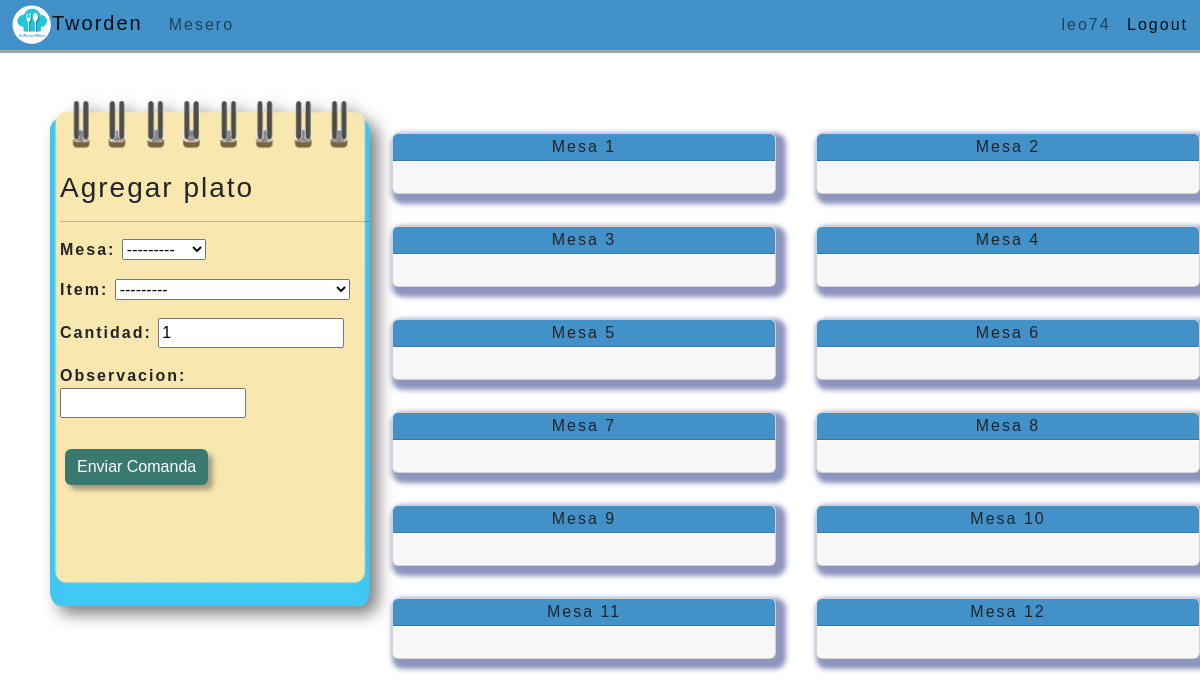
/mesas (signed in), run on the app's committed database.
### paginas/models.py (models this page shows, shortened)
class Ordenmesa(models.Model):
    id = models.AutoField(primary_key=True)
    mesa = models.ForeignKey(Mesas, on_delete=models.CASCADE)
    date= models.DateTimeField(auto_now_add=True)

### paginas/views.py (the view)
# urls.py: path('mesas', views.mesero_mesas, name='mesero_mesas'),
@login_required(login_url='/accounts/login/')
def mesero_mesas(request):
    orden= Ordenmesas.objects.all()
    ordenmesa= Ordenmesa.objects.all()
    mesas=Mesas.objects.all()
    if request.method == 'GET':
            formulariom = Ordenmesasform()
    else:
            formulariom = Ordenmesasform(request.POST)
            if formulariom.is_valid():
                formulariom.save()
                return redirect('mesero_mesas')
    context= {
    'orden': orden ,
    'ordenmesa': ordenmesa,
    'mesas': mesas,
    'formulariom': formulariom,
    }
    return render(request, 'mesero-mesas.html', context)

### paginas/forms.py
class Ordenmesasform(forms.ModelForm):
    class Meta:
        model=Ordenmesas
        fields=('__all__')

### paginas/models.py (called while the page is built)
    def __str__(self):
        mostrar= self.nombre_plato
        return mostrar

    def __str__(self):
        return self.nombre_mesa

### paginas/templates/mesero-mesas.html (shortened to what this page needs)
{% extends "base.html" %}
{% block contenido %}
{% load static %}
<div id="todo">
  <div class="container2 mt-5" style="display: inline-block;">
  <div class="row">
      <div class="cole " style="width:30rem">
        <div class="ventana-mesa3  border-none" style="max-width: 20rem; min-width: 20rem;">
          <h3>Agregar plato</h3>
          <hr>
            <form id="blocdepedidos" method="POST">
              {{formulariom.as_p}}
              <div>
                  <button class="btn btn-primary" type="submit" form="blocdepedidos">Enviar Comanda</button>
              </div>
            </form>
        </div>
      </div>
      <div class="col derecha" style="width:auto">
        <div class="row row-cols-1 mt-3 row-cols-md-2 g-3">
          {% for m in ordenmesa %}
            <div class="col">
              <div class="card border-none mb-3" style="max-width: 24rem; min-width: 24rem;">
                <div class="card-header" id="{{order.mesa}}">
                  Mesa {{m.id}} <br>
                </div>
                <div class="card-footer border-white" style="min-height: 2rem;"></div>
              </div>
            </div>
          {% endfor %}
        </div>
      </div>
  </div>
</div>
{% endblock %}

### paginas/templates/Base.html (shortened to what this page needs)
{% load static %}
<!DOCTYPE html>
<html lang="es">
<head>
    <link href="//maxcdn.bootstrapcdn.com/font-awesome/4.1.0/css/font-awesome.min.css" rel="stylesheet">
    <link href="https://cdn.jsdelivr.net/npm/bootstrap@5.2.1/dist/css/bootstrap.min.css" rel="stylesheet">
    <link rel="stylesheet" href={% static '/CSS/base.css' %}>
    <link rel="stylesheet" href={% static '/CSS/mesas.css' %}>
    <link rel="stylesheet" href={% static '/CSS/orden.css' %}>
    <link rel="stylesheet" href={% static '/CSS/cocina.css' %}>
    <link rel="stylesheet" href={% static '/CSS/menu.css' %}>
</head>
<body>
    <header>
    <nav class="navbar fixed-top navbar-expand" style="background-color: #4291c9;">
      <div class="container-fluid">
          <a class="navbar-brand" href="{% url 'ppal' %}"><img src={% static 'img/logo.png' %} alt="Logo" width="40" height="40" class="d-inline-block align-text-center">Tworden</a>
          <div class="collapse navbar-collapse" id="navbarText">
            <ul class="navbar-nav me-auto mb-2 mb-lg-0">
              {% if request.user.usuario.Cargo == 'Mesero' or request.user.usuario.Cargo == 'Administrador' %}
              <li class="nav-item">
                <a class="nav-link" href="{% url 'mesero_mesas'%}">Mesero</a>
              </li>
              {% endif %}
            </ul>
            <span class="navbar-text">
              {% if user.is_authenticated %}
              <a style="margin-right: 10px;"> {{user.username}}</a>
              <a style="text-decoration: none;" href="{% url 'logout' %}"> Logout</a>
              {% else %}
              <a href="{% url 'login' %}">iniciar sesión</a>
              {% endif %}
            </span>
          </div>
        </div>
    </nav>
    </header>
    {% block contenido %} {% endblock %}
</body>
</html>

### paginas/static/CSS/base.css (style rules this page uses)
* { margin: 0; }
html { width: 100%; height: 100% ; }
header { position: fixed; top: 0; }
body { left: 0; top: 0; width: 100%; height: 100%; background-image: url(/static/img/fondo1.jpg); background-repeat: no-repeat; background-attachment: fixed; background-size: cover; font-family:'Gill Sans', 'Gill Sans MT', Calibri, 'Trebuchet MS', sans-serif; padding: 0px; letter-spacing: 2px; font-size: 1em; }
.navbar { box-shadow: 0 3px rgba(0,0,0,0.35); max-height: 50px; }
#todo { width: 100%; position: fixed; top: 53px; bottom: 0; overflow: auto; overflow-x: hidden }
.btn-primary { background: rgb(58, 121, 112); margin: 15px 5px; box-shadow: 5px 5px 5px 0 rgba(83, 83, 83, 0.5); border: none; color: rgb(255, 255, 255) }

### paginas/static/CSS/mesas.css (style rules this page uses)
.card { box-shadow: 5px 5px 5px 5px rgba(27, 41, 124, 0.5); }
.card-footer { width: 100%; padding: 5px 3px; }
.derecha { width: 70%; }
.cole { margin-left: 1rem; width:22rem !important; }

### paginas/static/CSS/orden.css (style rules this page uses)
.ventana-mesa3 { padding-top: 70px; padding-left: 10px; font-weight: 700; margin-left: 10px; min-height: 510px; min-width: 200px; max-height: 510px; max-width: 200px; background-image: url(/static/img/blocpedidos.png); background-repeat: no-repeat; background-size: contain; filter: drop-shadow(0.5rem 0.5rem 0.5rem rgba(0, 0, 0, 0.5)); border-radius: 20px; }

### paginas/static/CSS/cocina.css (style rules this page uses)
.container2 { position: relative; margin:auto; left: 2%; max-width: 1200px; }
.card { box-shadow: 5px 5px 5px 5px rgba(27, 41, 124, 0.5); }
.card-header { background-color: #4291c9; padding: 1px 3px; text-align: center; }
.card-footer { width: 100%; padding: 5px 3px; }
li { margin: 0 2px; }

### data on the page
Ordenmesa: id "1"
Ordenmesa: id "2"
Ordenmesa: id "3"
Ordenmesa: id "4"
Ordenmesa: id "5"
Ordenmesa: id "6"
Ordenmesa: id "7"
Ordenmesa: id "8"
Ordenmesa: id "9"
Ordenmesa: id "10"
Ordenmesa: id "11"
Ordenmesa: id "12"

### other printed values
{{ user.username }} "leo74"
